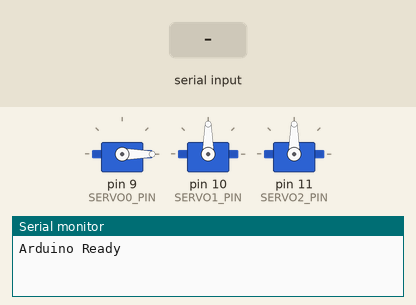
Recording of a sketch running on a simulated Arduino Uno, built with avr-gcc and run on an emulated ATmega328P. Shown: 3 × servo, the last lines printed to the serial monitor. Inputs (shaded band) come from the test bench.

Above: at 1.2 s.
1.3 s: "0\n" received over Serial
At 3.0 s:
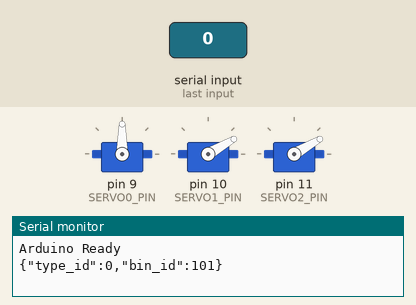
3.8 s: "1\n" received over Serial
At 6.7 s:
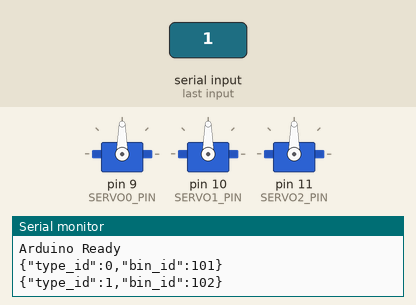
6.8 s: "2\n" received over Serial
At 11.6 s:
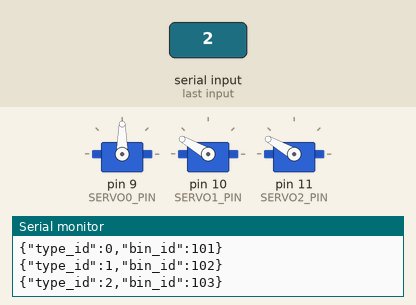
Timing chart, 0 to 14.8 s (numbered marks = the images above; inputs shaded):
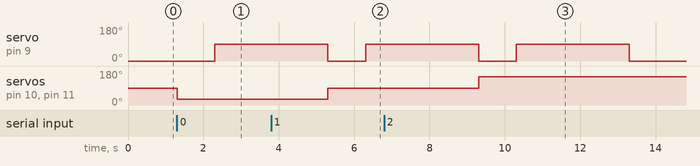

The sketch:

deepcycle_hardware.ino
```cpp
/*
 * 스마트 쓰레기통 - 아두이노 보드 제어 코드 (최종본)
 * ---------------------------------------------------
 * - 로직: (servo1, servo2) 동시 각도 제어 -> servo0 입구 개폐
 * - 응답: "OK" 대신 JSON으로 (type_id, bin_id) 전송
 * - (수정) "Json과 ID 작성" 요청에 따라 bin_id 동적 매핑
 */

// 1. 라이브러리 (가장 위에 선언)
#include <Servo.h>
#include <ArduinoJson.h>

// 2. 핀 정의 및 전역 변수
#define SERVO0_PIN 9  // 입구
#define SERVO1_PIN 10 // 내부 1
#define SERVO2_PIN 11 // 내부 2

Servo servo0;
Servo servo1;
Servo servo2;

// 3. setup() 함수
void setup() {
  Serial.begin(9600); // 파이썬과 통신 속도 맞춤

  // 서보 모터 핀 연결
  servo0.attach(SERVO0_PIN);
  servo1.attach(SERVO1_PIN);
  servo2.attach(SERVO2_PIN);

  // 모터 초기 상태 설정
  servo0.write(0);  // 입구 닫힘
  servo1.write(90); // 내부는 90도 (이전 코드 기준)
  servo2.write(90); // 내부는 90도 (이전 코드 기준)

  Serial.println("Arduino Ready");
}

// 4. loop() 함수 (메인 로직)
void loop() {

  if (Serial.available() > 0) {
    // 1. 파이썬으로부터 명령 수신 (예: "0", "1", "2")
    String commandStr = Serial.readStringUntil('\n');
    int commandNum = commandStr.toInt();

    int angle = 0;
    bool validCommand = true;

    // 2. 명령(commandNum)에 따라 각도(angle) 결정
    switch (commandNum) {
      case 0:
        angle = 30;
        break;
      case 1:
        angle = 90;
        break;
      case 2:
        angle = 150;
        break;
      default:
        validCommand = false;
        Serial.println("Error: Invalid CommandNum");
        break;
    }

    // 3. 유효한 명령일 경우 모터 작동
    if (validCommand) {

      // 3-1. 내부 모터(1, 2) 각도 조절
      servo1.write(angle);
      servo2.write(angle);
      delay(1000); // 각도 조절 대기

      // 3-2. 입구 모터(0) 열기
      servo0.write(90); // 입구 열림

      // 3-3. JSON 응답 생성 (!! "Json과 ID 작성" 요청 반영 !!)
      // (commandNum 0, 1, 2를 DB BinID 101, 102, 103에 매핑)
      int bin_id_to_report = 0;
      switch(commandNum) {
        case 0: bin_id_to_report = 101; break; // 0번 -> 101번 통
        case 1: bin_id_to_report = 102; break; // 1번 -> 102번 통
        case 2: bin_id_to_report = 103; break; // 2번 -> 103번 통
        default: bin_id_to_report = 0; break; // 예외 처리
      }

      StaticJsonDocument<100> doc;
      doc["type_id"] = commandNum; // 0, 1, 또는 2
      doc["bin_id"] = bin_id_to_report; // 101, 102, 또는 103

      // 3-4. 파이썬으로 JSON 전송
      serializeJson(doc, Serial);
      Serial.println();

      // 3-5. 입구 원위치 (닫기)
      delay(3000); // 내용물 투하 대기
      servo0.write(0); // 입구 닫힘
    }
  }
}
```

Measured:
- after the input at 1.3 s, servo on pin 9 (SERVO0_PIN): 0° → 90° after 1.0 s; servo on pin 10 (SERVO1_PIN), servo on pin 11 (SERVO2_PIN): 90° → 30° at once
- after the input at 3.8 s, servo on pin 10 (SERVO1_PIN), servo on pin 11 (SERVO2_PIN): 30° → 90° after 1.5 s
- after the input at 6.8 s, servo on pin 10 (SERVO1_PIN), servo on pin 11 (SERVO2_PIN): 90° → 150° after 2.5 s
